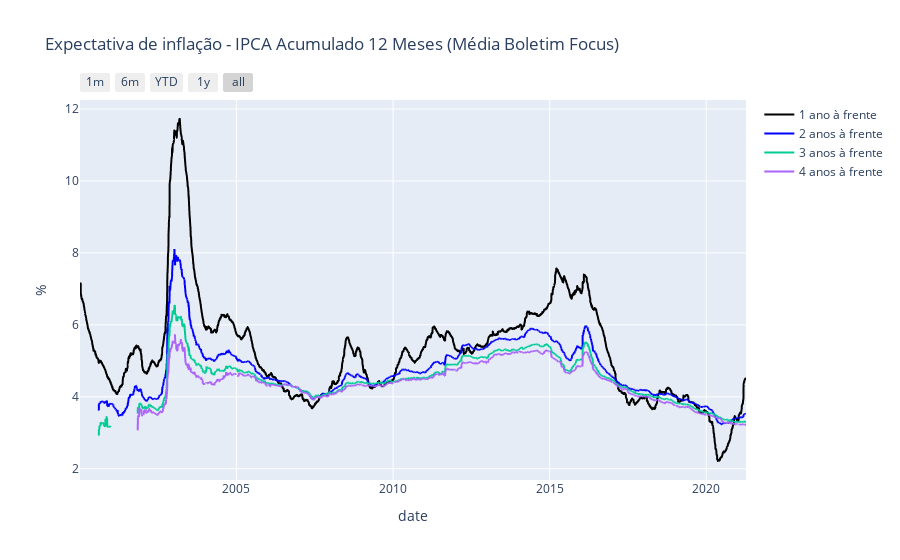

The code cell stored with this chart in its notebook:
### Code cell
fig = px.line(df_pivot, x=df_pivot.index, y= df_pivot.columns, title='Expectativa de inflação - IPCA Acumulado 12 Meses (Média Boletim Focus)')

fig.update_xaxes(
    rangeslider_visible=False,
    rangeselector=dict(
        buttons=list([
            dict(count=1, label="1m", step="month", stepmode="backward"),
            dict(count=6, label="6m", step="month", stepmode="backward"),
            dict(count=1, label="YTD", step="year", stepmode="todate"),
            dict(count=1, label="1y", step="year", stepmode="backward"),
            dict(step="all")
        ])
    )
)
fig['data'][0]['line']['color']="#000000"
fig['data'][1]['line']['color']="blue"


fig.update_layout(
    #title="Plot Title",
    xaxis_title="date",
    yaxis_title="%",
    legend_title="")

fig.show()

### Figure 1 — Plotly figure (JSON) as saved in the notebook; plotly's stock layout.template omitted (floating-point values rounded to 4 significant figures; data arrays with more than 128 entries replaced by an {"elided": "..."} marker saying what was removed)
{"data": [{"hovertemplate": "variable=1 ano à frente<br>Data=%{x}<br>value=%{y}<extra></extra>", "legendgroup": "1 ano à frente", "line": {"color": "#000000", "dash": "solid"}, "mode": "lines", "name": "1 ano à frente", "showlegend": true, "type": "scattergl", "x": {"elided": "5334 str values"}, "xaxis": "x", "y": {"elided": "5334 float values"}, "yaxis": "y"}, {"hovertemplate": "variable=2 anos à frente<br>Data=%{x}<br>value=%{y}<extra></extra>", "legendgroup": "2 anos à frente", "line": {"color": "blue", "dash": "solid"}, "mode": "lines", "name": "2 anos à frente", "showlegend": true, "type": "scattergl", "x": {"elided": "5334 str values"}, "xaxis": "x", "y": {"elided": "5334 float values"}, "yaxis": "y"}, {"hovertemplate": "variable=3 anos à frente<br>Data=%{x}<br>value=%{y}<extra></extra>", "legendgroup": "3 anos à frente", "line": {"color": "#00cc96", "dash": "solid"}, "mode": "lines", "name": "3 anos à frente", "showlegend": true, "type": "scattergl", "x": {"elided": "5334 str values"}, "xaxis": "x", "y": {"elided": "5334 float values"}, "yaxis": "y"}, {"hovertemplate": "variable=4 anos à frente<br>Data=%{x}<br>value=%{y}<extra></extra>", "legendgroup": "4 anos à frente", "line": {"color": "#ab63fa", "dash": "solid"}, "mode": "lines", "name": "4 anos à frente", "showlegend": true, "type": "scattergl", "x": {"elided": "5334 str values"}, "xaxis": "x", "y": {"elided": "5334 float values"}, "yaxis": "y"}], "layout": {"legend": {"title": {"text": ""}, "tracegroupgap": 0}, "title": {"text": "Expectativa de inflação - IPCA Acumulado 12 Meses (Média Boletim Focus)"}, "xaxis": {"anchor": "y", "domain": [0, 1], "rangeselector": {"buttons": [{"count": 1, "label": "1m", "step": "month", "stepmode": "backward"}, {"count": 6, "label": "6m", "step": "month", "stepmode": "backward"}, {"count": 1, "label": "YTD", "step": "year", "stepmode": "todate"}, {"count": 1, "label": "1y", "step": "year", "stepmode": "backward"}, {"step": "all"}]}, "rangeslider": {"visible": false}, "title": {"text": "date"}}, "yaxis": {"anchor": "x", "domain": [0, 1], "title": {"text": "%"}}}}
